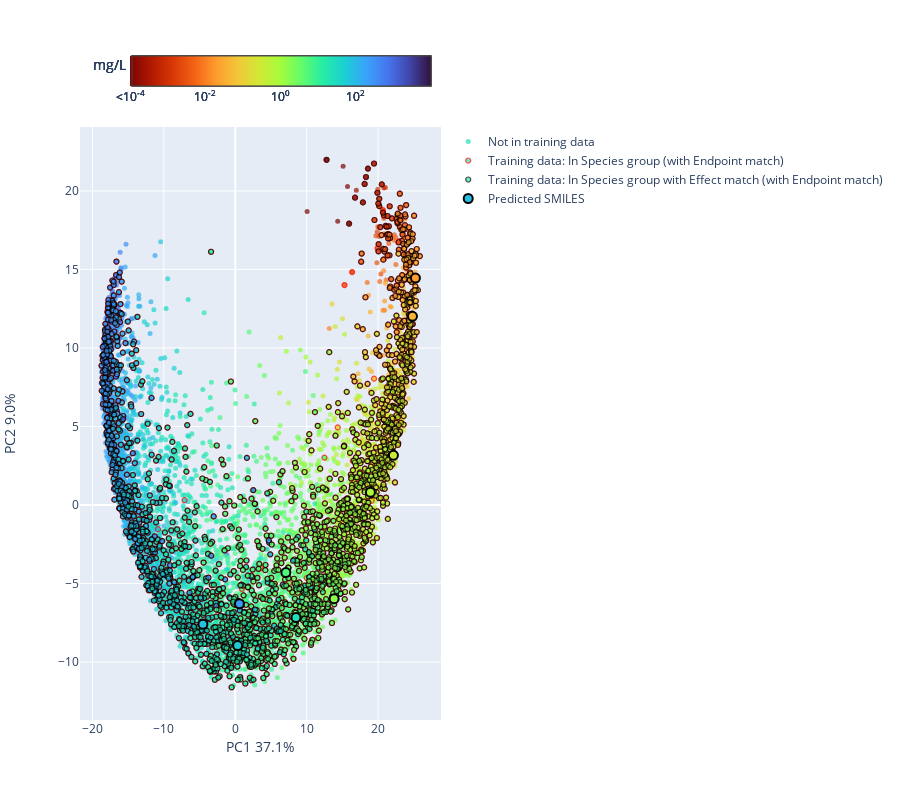

This figure's notebook cell:
### Code cell
PlotPCA_CLSProjection(model_type=MODEL_TYPE, endpoint=PREDICTION_ENDPOINT, effect=PREDICTION_EFFECT, species_group=SPECIES_GROUP, show_all_predictions=True, inference_df=results)

### Figure 1 — Plotly figure (JSON) as saved in the notebook; plotly's stock layout.template omitted (floating-point values rounded to 4 significant figures; data arrays with more than 128 entries replaced by an {"elided": "..."} marker saying what was removed)
{"data": [{"marker": {"cmax": 4, "cmin": -4, "color": {"elided": "4091 float values"}, "colorbar": {"orientation": "h", "ticktext": ["10<sup>2</sup>", "10<sup>0</sup>", "10<sup>-2</sup>", "<10<sup>-4</sup>"], "tickvals": [2, 0, -2, -4], "title": {"text": "mg/L"}}, "colorscale": [[0, "#7a0402"], [0.07143, "#b11901"], [0.1429, "#d93806"], [0.2143, "#f36315"], [0.2857, "#fe9b2d"], [0.3571, "#f3c63a"], [0.4286, "#d1e834"], [0.5, "#a4fc3b"], [0.5714, "#61fc6c"], [0.6429, "#24eca6"], [0.7143, "#1bcfd4"], [0.7857, "#39a2fc"], [0.8571, "#4675ed"], [0.9286, "#4145ab"], [1, "#30123b"]], "opacity": 0.7, "size": 5}, "mode": "markers", "name": "Not in training data", "text": {"elided": "4091 str values"}, "type": "scatter", "x": {"elided": "4091 float values"}, "xaxis": "x", "y": {"elided": "4091 float values"}, "yaxis": "y"}, {"marker": {"cmax": 4, "cmin": -4, "color": {"elided": "2447 float values"}, "colorbar": {"orientation": "h", "ticktext": ["10<sup>2</sup>", "10<sup>0</sup>", "10<sup>-2</sup>", "<10<sup>-4</sup>"], "tickvals": [2, 0, -2, -4], "title": {"text": "mg/L"}}, "colorscale": [[0, "#7a0402"], [0.07143, "#b11901"], [0.1429, "#d93806"], [0.2143, "#f36315"], [0.2857, "#fe9b2d"], [0.3571, "#f3c63a"], [0.4286, "#d1e834"], [0.5, "#a4fc3b"], [0.5714, "#61fc6c"], [0.6429, "#24eca6"], [0.7143, "#1bcfd4"], [0.7857, "#39a2fc"], [0.8571, "#4675ed"], [0.9286, "#4145ab"], [1, "#30123b"]], "line": {"color": "red", "width": 1.2}, "opacity": 0.7, "size": 5}, "mode": "markers", "name": "Training data: In Species group (with Endpoint match)", "text": {"elided": "2447 str values"}, "type": "scatter", "x": {"elided": "2447 float values"}, "xaxis": "x", "y": {"elided": "2447 float values"}, "yaxis": "y"}, {"marker": {"cmax": 4, "cmin": -4, "color": {"elided": "2417 float values"}, "colorbar": {"orientation": "h", "ticktext": ["10<sup>2</sup>", "10<sup>0</sup>", "10<sup>-2</sup>", "<10<sup>-4</sup>"], "tickvals": [2, 0, -2, -4], "title": {"text": "mg/L"}}, "colorscale": [[0, "#7a0402"], [0.07143, "#b11901"], [0.1429, "#d93806"], [0.2143, "#f36315"], [0.2857, "#fe9b2d"], [0.3571, "#f3c63a"], [0.4286, "#d1e834"], [0.5, "#a4fc3b"], [0.5714, "#61fc6c"], [0.6429, "#24eca6"], [0.7143, "#1bcfd4"], [0.7857, "#39a2fc"], [0.8571, "#4675ed"], [0.9286, "#4145ab"], [1, "#30123b"]], "line": {"color": "black", "width": 1.2}, "opacity": 0.7, "size": 5}, "mode": "markers", "name": "Training data: In Species group with Effect match (with Endpoint match)", "text": {"elided": "2417 str values"}, "type": "scatter", "x": {"elided": "2417 float values"}, "xaxis": "x", "y": {"elided": "2417 float values"}, "yaxis": "y"}, {"marker": {"cmax": 4, "cmin": -4, "color": [1.907, 1.762, -0.0735, -1.696, -0.5026, 1.375, 2.413, 0.7475, -1.336, 0.1971], "colorbar": {"orientation": "h", "ticktext": ["10<sup>2</sup>", "10<sup>0</sup>", "10<sup>-2</sup>", "<10<sup>-4</sup>"], "tickvals": [2, 0, -2, -4], "title": {"text": "mg/L"}}, "colorscale": [[0, "#7a0402"], [0.07143, "#b11901"], [0.1429, "#d93806"], [0.2143, "#f36315"], [0.2857, "#fe9b2d"], [0.3571, "#f3c63a"], [0.4286, "#d1e834"], [0.5, "#a4fc3b"], [0.5714, "#61fc6c"], [0.6429, "#24eca6"], [0.7143, "#1bcfd4"], [0.7857, "#39a2fc"], [0.8571, "#4675ed"], [0.9286, "#4145ab"], [1, "#30123b"]], "line": {"color": "black", "width": 2}, "size": 9}, "mode": "markers", "name": "Predicted SMILES", "text": ["CC(=O)Oc1ccccc1C(=O)O", "[Cr]", "CNCCC(Oc1ccc(C(F)(F)F)cc1)c1ccccc1.[Cl-].[H+]", "Clc1ccc(C(c2ccc(Cl)cc2)C(Cl)(Cl)Cl)cc1", "[Cu]", "CCNc1nc(Cl)nc(NC(C)C)n1", "CN(C)c1nc(=O)n(C2CCCCC2)c(=O)n1C", "CC(Br)(CO)[N+](=O)[O-]", "c1ccc2c(c1)-c1cccc3cccc-2c13", "[Cl-].[Cl-].[Zn+2]"], "type": "scatter", "x": [-4.528, 0.3264, 18.92, 25.23, 22.15, 8.503, 0.5828, 7.084, 24.81, 13.84], "xaxis": "x", "y": [-7.602, -8.951, 0.8146, 14.45, 3.16, -7.171, -6.296, -4.306, 12.01, -5.968], "yaxis": "y"}], "layout": {"height": 800, "xaxis": {"anchor": "y", "domain": [0, 1], "title": {"text": "PC1 37.1%"}}, "yaxis": {"anchor": "x", "domain": [0, 1], "title": {"text": "PC2 9.0%"}}}}
